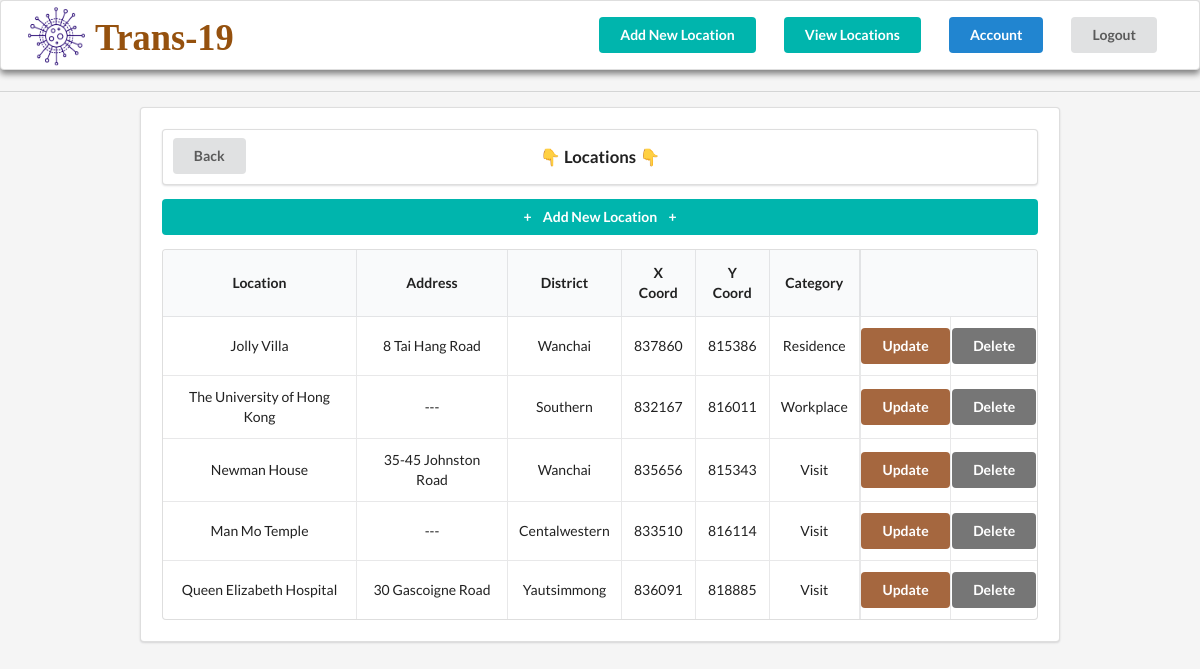
Page /location/ (signed in) on the earlier database version.
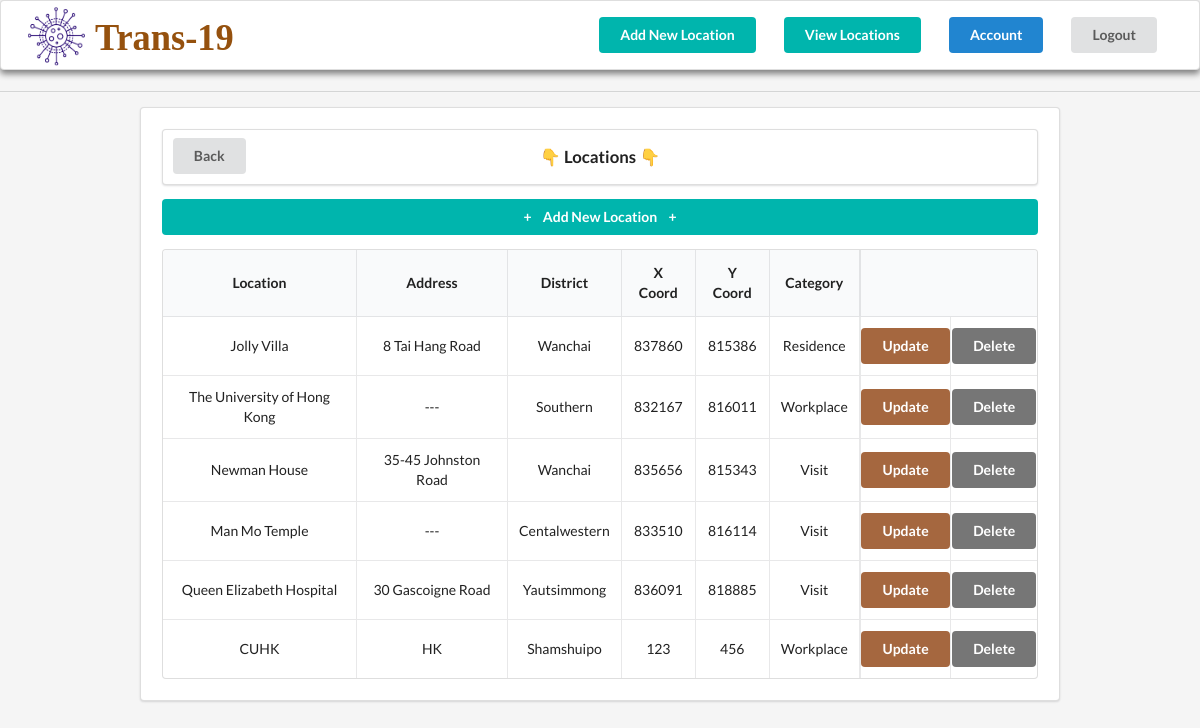
Same page on the later database version.
### trans_19/models.py (models this page shows, shortened)
class Location(models.Model):
    name = models.CharField('Location Visited', max_length=70)
    address = models.CharField(max_length=70)
    district = models.CharField(max_length=17, choices=DISTRICTS_CHOICES)
    xCoord = models.IntegerField('X Coordinate')
    yCoord = models.IntegerField('Y Coordinate')
    category = models.CharField(max_length=9, choices=VISIT_CHOICES)

### trans_19/views.py (the view, shortened to what this page needs)
# urls.py: path('location/', ViewLocationRecordView.as_view(),
class ViewLocationRecordView(LoginRequiredMixin, TemplateView):
    model = Location
    template_name = 'patients/location_actions/location.html'
    def get_context_data(self, **kwargs):
        context = super().get_context_data(**kwargs)
        context['locations'] = Location.objects.all()
        return context

### trans_19/templates/patients/location_actions/location.html
{% extends "patients/index.html" %}
{% block content %}
<div class="ui divider"></div>
<div class="ui segment" style="margin:0 10em; padding: 1.5em;">
  <div class="ui segment" style="font-weight: 700; font-size: 1.2em; position: relative; padding: 0;">
    <a href="{%url 'trans_19_home'%}">
      <div class="ui button" style="position:absolute; left:0px; margin: 0.6em 0 0 0.7em">Back</div>
    </a>
    <div class="cent" style="margin: 0 auto; text-align: center; padding: 1em 0;">👇 Locations 👇</div>
  </div>
  <div>
    <a class="ui teal button" href="{%url 'trans_19_addLocationRecord' %}" style="width: 100%;">+<span
        style="margin:0 0.8em">Add New Location</span>+</a>
  </div>
  <table class="ui celled table" style="text-align: center;">
    <thead>
      <tr>
        <th>Location</th>
        <th>Address</th>
        <th>District</th>
        <th>X Coord</th>
        <th>Y Coord</th>
        <th>Category</th>
        <th colspan="2" style="border-left:0.2em solid rgba(34,36,38,.1);"></th>
      </tr>
    </thead>
    <tbody>
      {% for location in locations %}
      <tr>
        <td data-label="Name">{{location.name}}</td>
        <td data-label="Address">{{location.address}}</td>
        <td data-label="District">{{location.district|capfirst}}</td>
        <td data-label="xCoord">{{location.xCoord}}</td>
        <td data-label="yCoord">{{location.yCoord}}</td>
        <td data-label="Category">{{location.category|capfirst}}</td>
        <td style="border-left:0.2em solid rgba(34,36,38,.1); padding-left:0.05em; padding-right:0.05em; ">
          <a class="ui brown button"
          href="{%url 'trans_19_updateLocation' location.id %}"
          style="margin:0">Update</a>
        </td>
        <td style="padding-left:0.05em; padding-right:0.05em;">
          <a class="ui grey button"
          href="{%url 'trans_19_deleteLocation' location.id %}"
          style="margin:0">Delete</a>
        </td>
      </tr>
      {% endfor %}
    </tbody>
  </table>
</div>
{% endblock content %}

Differences in the rows shown:
added Location: name "CUHK", address "HK", district "Shamshuipo", xCoord "123", yCoord "456", category "Workplace"
